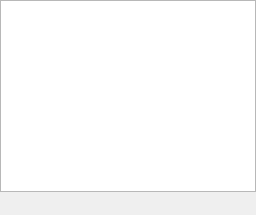
                     <widget class="QWidget" name="audioListsPage">
                      <layout class="QVBoxLayout" name="verticalLayout_22">
                       <property name="spacing">
                        <number>0</number>
                       </property>
                       <property name="margin">
                        <number>0</number>
                       </property>
                       <item>
                        <widget class="QListView" name="audioLists">
                         <property name="selectionBehavior">
                          <enum>QAbstractItemView::SelectRows</enum>
                         </property>
                         <property name="spacing">
                          <number>0</number>
                         </property>
                         <property name="gridSize">
                          <size>
                           <width>0</width>
                           <height>18</height>
                          </size>
                         </property>
                        </widget>
                       </item>
                       <item>
                        <widget class="QFrame" name="frame_9">
                         <property name="frameShape">
                          <enum>QFrame::NoFrame</enum>
                         </property>
                         <property name="frameShadow">
                          <enum>QFrame::Raised</enum>
                         </property>
                         <layout class="QHBoxLayout" name="horizontalLayout_11">
                          <property name="spacing">
                           <number>0</number>
                          </property>
                          <property name="margin">
                           <number>0</number>
                          </property>
                          <item>
                           <widget class="QToolButton" name="addAudioList">
                            <property name="toolTip">
                             <string>Add list</string>
                            </property>
                            <property name="text">
                             <string/>
                            </property>
                            <property name="icon">
                             <iconset>
                              <normaloff>../convenience/list-add.png</normaloff>../convenience/list-add.png</iconset>
                            </property>
                            <property name="autoRaise">
                             <bool>true</bool>
                            </property>
                           </widget>
                          </item>
                          <item>
                           <widget class="QToolButton" name="removeAudioList">
                            <property name="toolTip">
                             <string>Remove list</string>
                            </property>
                            <property name="text">
                             <string/>
                            </property>
                            <property name="icon">
                             <iconset>
                              <normaloff>../convenience/list-remove.png</normaloff>../convenience/list-remove.png</iconset>
                            </property>
                            <property name="autoRaise">
                             <bool>true</bool>
                            </property>
                           </widget>
                          </item>
                          <item>
                           <spacer name="horizontalSpacer_5">
                            <property name="orientation">
                             <enum>Qt::Horizontal</enum>
                            </property>
                            <property name="sizeHint" stdset="0">
                             <size>
                              <width>40</width>
                              <height>20</height>
                             </size>
                            </property>
                           </spacer>
                          </item>
                          <item>
                           <widget class="QToolButton" name="configureAudioList">
                            <property name="toolTip">
                             <string>Settings</string>
                            </property>
                            <property name="text">
                             <string/>
                            </property>
                            <property name="icon">
                             <iconset>
                              <normaloff>../convenience/configure.png</normaloff>../convenience/configure.png</iconset>
                            </property>
                            <property name="autoRaise">
                             <bool>true</bool>
                            </property>
                           </widget>
                          </item>
                         </layout>
                        </widget>
                       </item>
                      </layout>
                     </widget>
